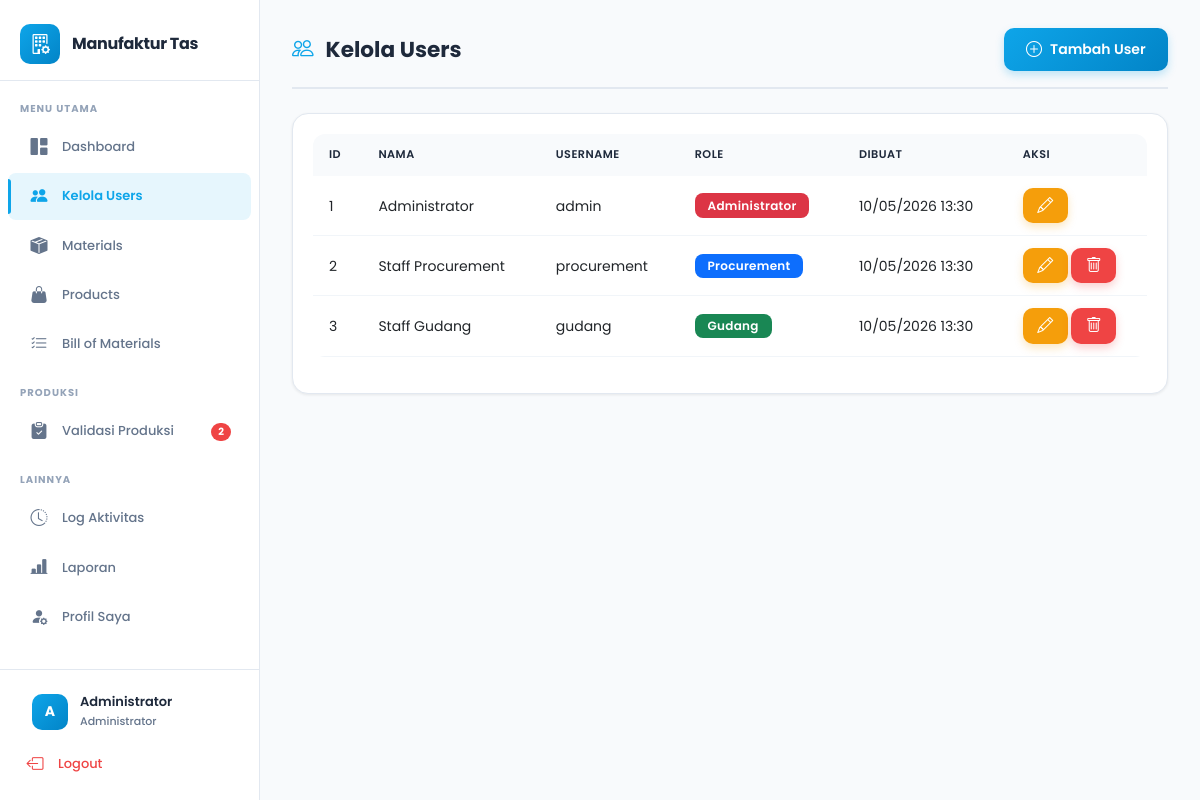
The page /pages/users/index.php (signed in) on the database its author committed.
### tables this page shows
CREATE TABLE `users` (
  `id` int NOT NULL,
  `nama` varchar(100) NOT NULL,
  `username` varchar(50) NOT NULL,
  `password` varchar(255) NOT NULL,
  `role` enum('administrator','procurement','gudang') NOT NULL,
  `reset_token` varchar(64) DEFAULT NULL,
  `reset_token_expire` datetime DEFAULT NULL,
  `created_at` timestamp NULL DEFAULT CURRENT_TIMESTAMP
);

### pages/users/index.php (the view, shortened to what this page needs)
<?php
require_once '../../config/database.php';
$stmt = $pdo->query("SELECT * FROM users ORDER BY created_at DESC");
$users = $stmt->fetchAll();
include '../../includes/header.php';
?>
<div class="page-header">
    <h2><i class="bi bi-people"></i> Kelola Users</h2>
    <a href="create.php" class="btn btn-primary">
        <i class="bi bi-plus-circle"></i> Tambah User
    </a>
</div>
<div class="card">
    <div class="card-body">
        <div class="table-responsive">
            <table class="table table-hover">
                <thead>
                    <tr>
                        <th>ID</th>
                        <th>Nama</th>
                        <th>Username</th>
                        <th>Role</th>
                        <th>Dibuat</th>
                        <th>Aksi</th>
                    </tr>
                </thead>
                <tbody>
                    <?php foreach ($users as $user): ?>
                    <tr>
                        <td><?php echo $user['id']; ?></td>
                        <td><?php echo htmlspecialchars($user['nama']); ?></td>
                        <td><?php echo htmlspecialchars($user['username']); ?></td>
                        <td>
                            <?php
                            $badge_class = [
                                'administrator' => 'bg-danger',
                                'procurement' => 'bg-primary',
                                'gudang' => 'bg-success'
                            ];
                            ?>
                            <span class="badge <?php echo $badge_class[$user['role']]; ?>">
                                <?php echo ucfirst($user['role']); ?>
                            </span>
                        </td>
                        <td><?php echo date('d/m/Y H:i', strtotime($user['created_at'])); ?></td>
                        <td>
                            <a href="edit.php?id=<?php echo $user['id']; ?>" class="btn btn-sm btn-warning">
                                <i class="bi bi-pencil"></i>
                            </a>
                            <?php if ($user['id'] != $_SESSION['user_id']): ?>
                            <a href="delete.php?id=<?php echo $user['id']; ?>" class="btn btn-sm btn-danger" onclick="return confirmDelete()">
                                <i class="bi bi-trash"></i>
                            </a>
                            <?php endif; ?>
                        </td>
                    </tr>
                    <?php endforeach; ?>
                </tbody>
            </table>
        </div>
    </div>
</div>
<?php include '../../includes/footer.php'; ?>

### assets/css/style.css (style rules this page uses)
:root { --primary: #0ea5e9; --primary-dark: #0284c7; --primary-light: rgba(14, 165, 233, 0.1); --success: #10b981; --danger: #ef4444; --warning: #f59e0b; --info: #3b82f6; --dark: #1e293b; --text: #334155; --text-light: #64748b; --bg: #f8fafc; --white: #ffffff; --border: #e2e8f0; --sidebar-width: 260px; --shadow-sm: 0 1px 3px rgba(0,0,0,0.08); --shadow: 0 4px 12px rgba(0,0,0,0.08); --shadow-lg: 0 10px 25px rgba(0,0,0,0.1); --radius: 12px; --radius-lg: 16px; }
* { margin: 0; padding: 0; box-sizing: border-box; }
body { font-family: 'Poppins', 'Segoe UI', sans-serif; background-color: var(--bg); color: var(--text); line-height: 1.6; }
.card { border: 1px solid var(--border); border-radius: var(--radius-lg); box-shadow: var(--shadow-sm); margin-bottom: 1.5rem; transition: all 0.25s ease; overflow: hidden; background: var(--white); }
.card-body { padding: 20px; }
.btn { border-radius: 10px; padding: 0.6rem 1.4rem; font-weight: 600; font-size: 0.875rem; transition: all 0.25s ease; border: none; display: inline-flex; align-items: center; gap: 0.5rem; font-family: 'Poppins', sans-serif; }
.btn i { font-size: 1rem; }
.btn-primary { background: linear-gradient(135deg, var(--primary), var(--primary-dark)); box-shadow: 0 4px 8px rgba(14,165,233,0.25); }
.btn-danger { background: var(--danger); box-shadow: 0 4px 8px rgba(239,68,68,0.25); }
.btn-warning { background: var(--warning); color: white; box-shadow: 0 4px 8px rgba(245,158,11,0.25); }
.btn-sm { padding: 0.35rem 0.9rem; font-size: 0.8rem; }
.table { background: var(--white); border-radius: var(--radius); overflow: hidden; }
.table thead th { background: var(--bg); color: var(--dark); font-weight: 600; text-transform: uppercase; font-size: 0.7rem; letter-spacing: 0.5px; padding: 12px 16px; border: none; }
.table tbody tr { transition: background 0.2s ease; border-bottom: 1px solid #f1f5f9; }
.table tbody td { padding: 12px 16px; vertical-align: middle; border: none; font-size: 0.875rem; }
.badge { padding: 0.4rem 0.8rem; font-weight: 600; border-radius: 8px; font-size: 0.75rem; letter-spacing: 0.3px; }
.page-header { display: flex; justify-content: space-between; align-items: center; margin-bottom: 24px; padding-bottom: 16px; border-bottom: 2px solid var(--border); }
.page-header h2 { font-weight: 700; font-size: 1.35rem; color: var(--dark); display: flex; align-items: center; gap: 0.75rem; margin: 0; }
.page-header h2 i { color: var(--primary); }

### rows shown on the page
users: id "1", nama "Administrator", username "admin", role "Administrator", created_at "10/05/2026 13:30"
users: id "2", nama "Staff Procurement", username "procurement", role "Procurement", created_at "10/05/2026 13:30"
users: id "3", nama "Staff Gudang", username "gudang", role "Gudang", created_at "10/05/2026 13:30"

### other values the page prints
$pending_count "2"
substr($_SESSION['nama'], 0, 1) "A"
$_SESSION['nama'] "Administrator"
$_SESSION['role'] "Administrator"
